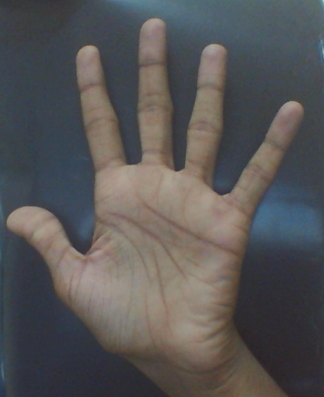
//> input picture testhand.png, 324 x 397 px
$ ./watershed3 testhand.png   (built with g++ and OpenCV 4)
//> lines starting //> are read from the running program, lines starting //| are printed output that depends on the picture; after the words box and inside, x2 and y2 are one past the last pixel; in counts of white or black regions, pixels touching at a corner belong together
// Usage: ./app input.jpg
#include "opencv2/opencv.hpp"
#include <string>

using namespace cv;
using namespace std;

class WatershedSegmenter{
private:
    cv::Mat markers;
public:
    void setMarkers(cv::Mat& markerImage)
    {
        markerImage.convertTo(markers, CV_32S);
    }

    cv::Mat process(cv::Mat &image)
    {
        cv::watershed(image, markers);
        markers.convertTo(markers,CV_8U);
        return markers;
    }
};

int main(int argc, char* argv[])
{
    cv::Mat image = cv::imread(argv[1]);
//> image is the input picture: 397 rows x 324 cols, CV_8UC3; mean B, G, R 86.2, 85.9, 87.7
    cv::Mat binary;// = cv::imread(argv[2], 0);
    cv::cvtColor(image, binary, CV_BGR2GRAY);
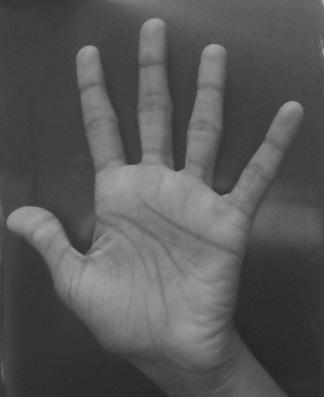
//> binary: 397 rows x 324 cols, CV_8UC1; min 37, max 199, mean 86.3
    cv::threshold(binary, binary, 110, 255, THRESH_BINARY);
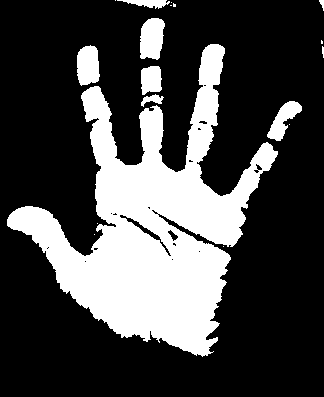
//> binary: 397 rows x 324 cols, CV_8UC1; 27.4% white; 18 white regions (10 under 20 px), largest, box (x1, y1, x2, y2) and area: (7, 44, 278, 357) 32071, (140, 18, 165, 60) 846, (77, 45, 100, 86) 768

    imshow("originalimage", image);
    imshow("originalbinary", binary);

    // Eliminate noise and smaller objects
    cv::Mat fg;
    cv::erode(binary,fg,cv::Mat(),cv::Point(-1,-1),2);
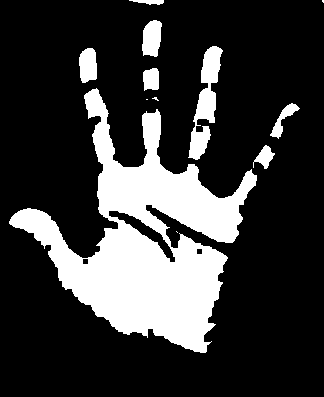
//> fg: 397 rows x 324 cols, CV_8UC1; 22.1% white; 12 white regions (4 under 20 px), largest, box (x1, y1, x2, y2) and area: (9, 88, 257, 353) 24539, (188, 46, 223, 160) 1697, (142, 20, 162, 57) 580

    imshow("fg", fg);

    // Identify image pixels without objects
    cv::Mat bg;
    cv::dilate(binary,bg,cv::Mat(),cv::Point(-1,-1),3);
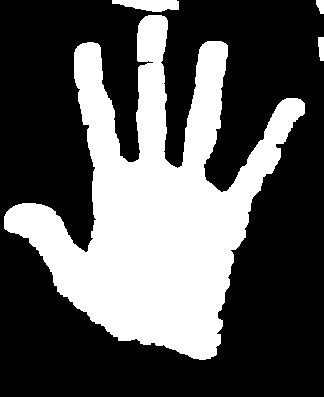
//> bg: 397 rows x 324 cols, CV_8UC1; 34.4% white; 4 white regions, box (x1, y1, x2, y2) and area: (4, 15, 305, 360) 43474, (112, 0, 179, 12) 588, (318, 37, 324, 61) 126, (316, 0, 324, 14) 87
    cv::threshold(bg,bg,1, 128,cv::THRESH_BINARY_INV);
    imshow("bg", bg);

    // Create markers image
    cv::Mat markers(binary.size(),CV_8U,cv::Scalar(0));
    markers= fg+bg;
    imshow("markers", markers);

    // Create watershed segmentation object
    WatershedSegmenter segmenter;
    segmenter.setMarkers(markers);
//> in setMarkers, `markerImage.convertTo(markers, CV_32S);`:
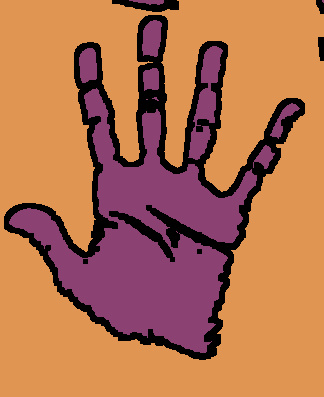
//> markers: 397 rows x 324 cols, CV_32SC1; 3 distinct labels, from 0 to 255; one colour per label, 0 black

    cv::Mat result = segmenter.process(image);
//> in process, `cv::watershed(image, markers);`:
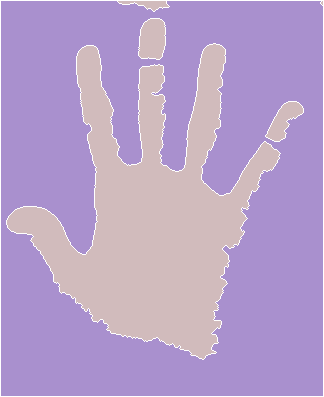
//> markers: 397 rows x 324 cols, CV_32SC1; 3 distinct labels, from -1 to 255; one colour per label, 0 black, -1 white
//> in process, `markers.convertTo(markers,CV_8U);`:
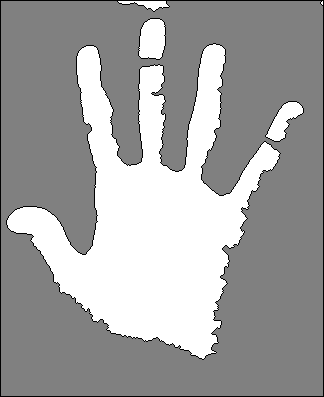
//> markers: 397 rows x 324 cols, CV_8UC1; min 0, max 255, mean 161.6
    result.convertTo(result,CV_8U);
    imshow("final_result", result);

    cv::waitKey(0);

    return 0;
}

$ run again, on adarshhand.jpg
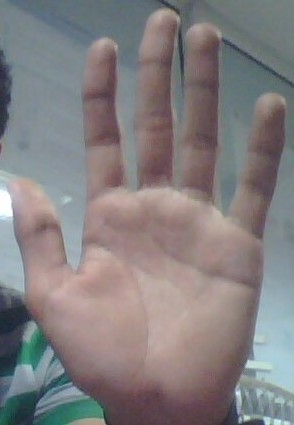
//> input picture adarshhand.jpg, 294 x 425 px
//> image is the input picture: 425 rows x 294 cols, CV_8UC3; mean B, G, R 127.8, 126.7, 131.1
//> `cv::threshold(binary, binary, 110, 255, THRESH_BINARY);`:
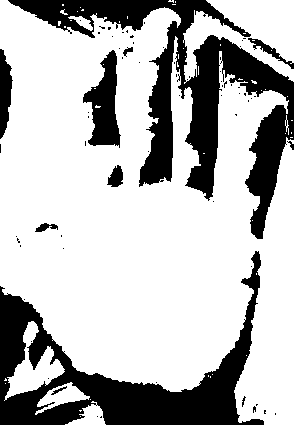
//> binary: 425 rows x 294 cols, CV_8UC1; 72.7% white; 70 black regions (60 under 20 px), largest, box (x1, y1, x2, y2) and area: (8, 0, 294, 239) 16704, (0, 251, 264, 425) 13715, (83, 50, 121, 148) 1997
//> fg: 425 rows x 294 cols, CV_8UC1; 64% white; 16 black regions, largest, box (x1, y1, x2, y2) and area: (6, 0, 294, 241) 25816, (0, 249, 266, 425) 16871, (0, 47, 15, 141) 1023
//> in process, `markers.convertTo(markers,CV_8U);`:
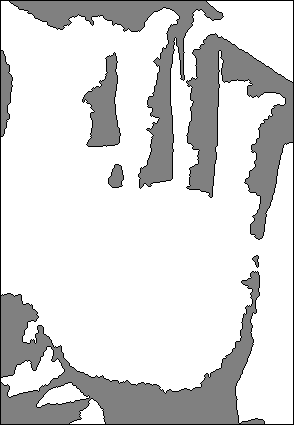
//> markers: 425 rows x 294 cols, CV_8UC1; min 0, max 255, mean 215.3

$ run again, on anirudhhand.jpg
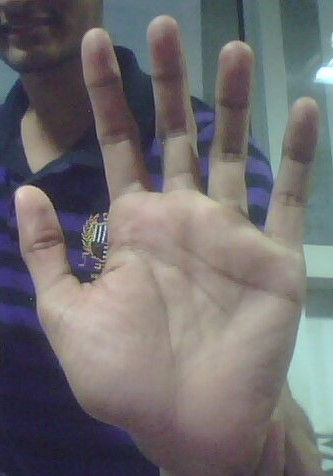
//> input picture anirudhhand.jpg, 333 x 476 px
//> image is the input picture: 476 rows x 333 cols, CV_8UC3; mean B, G, R 111.3, 108.7, 111.8
//> fg: 476 rows x 333 cols, CV_8UC1; 46% white; 20 white regions (13 under 20 px), largest, box (x1, y1, x2, y2) and area: (17, 0, 333, 470) 67990, (122, 0, 201, 97) 2671, (23, 115, 54, 170) 815
//> in process, `cv::watershed(image, markers);`:
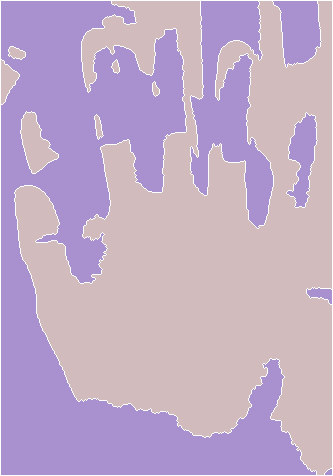
//> markers: 476 rows x 333 cols, CV_32SC1; 3 distinct labels, from -1 to 255; one colour per label, 0 black, -1 white
//> in process, `markers.convertTo(markers,CV_8U);`:
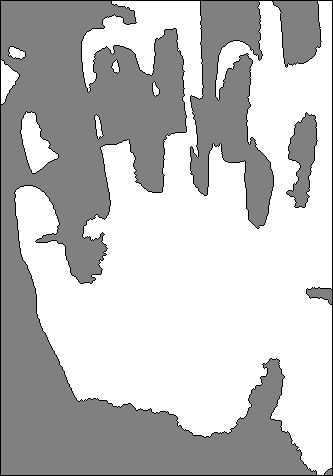
//> markers: 476 rows x 333 cols, CV_8UC1; min 0, max 255, mean 191.8
